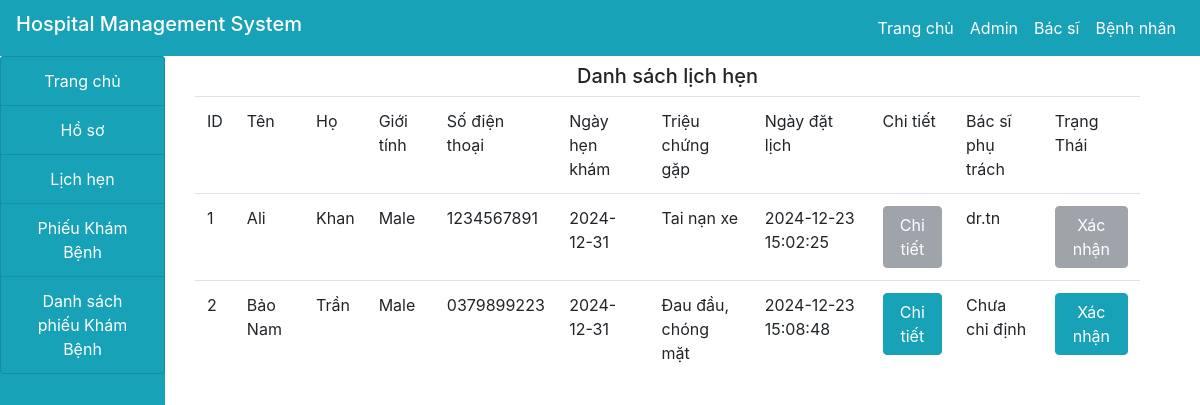
The app's page /Project1-main/doctor/appointment.php with its own data.
### tables this page shows
CREATE TABLE `appointment` (
  `id` int(100) NOT NULL,
  `firstname` varchar(100) NOT NULL,
  `surname` varchar(100) NOT NULL,
  `gender` varchar(100) NOT NULL,
  `phone` varchar(100) NOT NULL,
  `appointment_date` varchar(100) NOT NULL,
  `symptoms` varchar(100) NOT NULL,
  `status` varchar(100) NOT NULL,
  `date_booked` varchar(100) NOT NULL,
  `doctor_id` varchar(100) NOT NULL
);

### Project1-main/doctor/appointment.php (the view, shortened to what this page needs)
<!DOCTYPE html>
<html>
<head>
</head>
<body>
	<?php
		include("../include/header.php");
		include("../include/connection.php");
	 ?>
	 <div class="container-fluid">
	 	<div class="col-md-12">
	 		<div class="row">
	 			<div class="col-md-2" style="margin-left: -30px;">
	 				<?php
	 				include("sidenav.php");
	 				 ?>
	 			</div>
	 			<div class="col-md-10">
	 				<h5 class="text-center my-2">Danh sách lịch hẹn</h5>
	 				<?php
	 				$query = "SELECT * FROM appointment";
	 				$res = mysqli_query($connect,$query);
	 				$output ="";
	 				$output .="
	 				<table class ='table table-bodered'>
	 				<tr>
	 				<td>ID</td>
	 				<td>Tên</td>
	 				<td>Họ</td>
	 				<td>Giới tính</td>
	 				<td>Số điện thoại</td>
	 				<td>Ngày hẹn khám</td>
	 				<td>Triệu chứng gặp</td>
	 				<td>Ngày đặt lịch</td>
	 				<td>Chi tiết</td>
	 				<td>Bác sĩ phụ trách</td>
	 				<td>Trạng Thái</td>
	 				</tr>
	 				";
							while ($row = mysqli_fetch_array($res)) {
						    $status = $row['status'];
						    $doctorAssigned = !empty($row['doctor_id']) ? $row['doctor_id'] : "Chưa chỉ định";
						    $output .= "
						    <tr>
						        <td>".$row['id']."</td>
						        <td>".$row['firstname']."</td>
						        <td>".$row['surname']."</td>
						        <td>".$row['gender']."</td>
						        <td>".$row['phone']."</td>
						        <td>".$row['appointment_date']."</td>
						        <td>".$row['symptoms']."</td>
						        <td>".$row['date_booked']."</td>
						        <td>
						            ".($status === 'Approved'
						                ? "<button class='btn btn-secondary' disabled>Chi tiết</button>"
						                : "<a href='discharge.php?id=".$row['id']."'>
						                    <button class='btn btn-info'>Chi tiết</button>
						                  </a>")."
						        </td>
						        <td>$doctorAssigned</td>
						        <td>
						            ".($status === 'Approved'
						                ? "<button class='btn btn-secondary' disabled>Xác nhận</button>"
						                : "<a href='approve.php?id=".$row['id']."'>
						                    <button class='btn btn-info'>Xác nhận</button>
						                  </a>")."
						        </td>
						    </tr>
						    ";
						}
	 				echo $output;
	 				 ?>
	 			</div>
	 		</div>
	 	</div>
	 </div>
</body>
</html>

### records on screen
appointment: id "1", firstname "Ali", surname "Khan", gender "Male", phone "1234567891", appointment_date "2024-12-31", symptoms "Tai nạn xe", date_booked "2024-12-23 15:02:25", status "Chi tiết", doctor "dr.tn"
appointment: id "2", firstname "Bảo Nam", surname "Trần", gender "Male", phone "0379899223", appointment_date "2024-12-31", symptoms "Đau đầu, chóng mặt", date_booked "2024-12-23 15:08:48", doctor "Chưa chỉ định"
